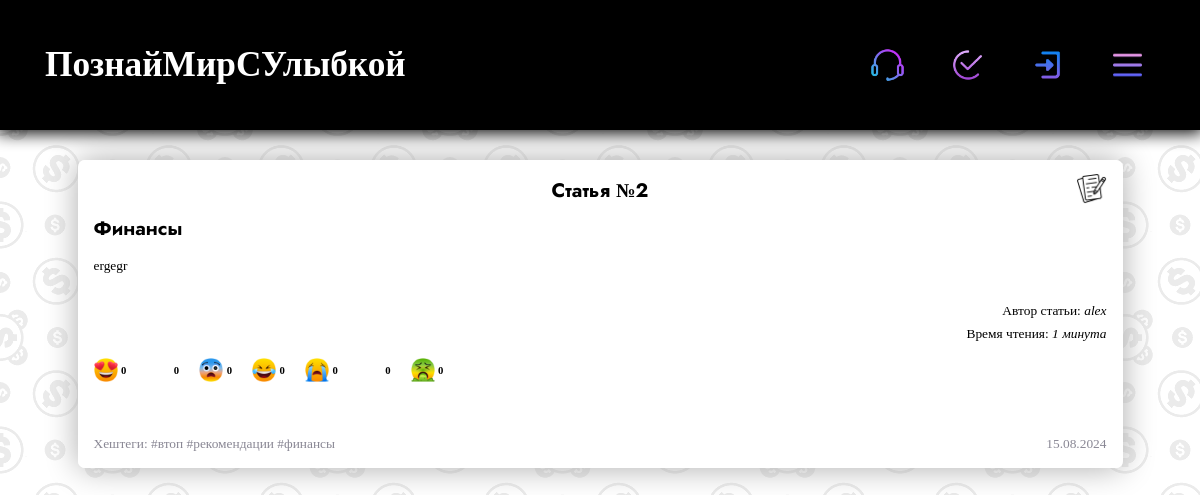
Page /read/2 on the committed database.
### tables this page shows
CREATE TABLE menu (
            text VARCHAR(80) NOT NULL,
            url VARCHAR(80) NOT NULL,
            img_url VARCHAR(80) NOT NULL,
            class VARCHAR(80) NOT NULL
            );

CREATE TABLE posts (
                id INTEGER PRIMARY KEY,
                type VARCHAR(20) NOT NULL,
                bg VARCHAR(80) DEFAULT NULL,
                user_id BIGINT NOT NULL,
                subject VARCHAR(30) DEFAULT NULL,
                header VARCHAR(35) NOT NULL,
                text TEXT NOT NULL,
                time_of_read VARCHAR(60) NOT NULL,
                tags VARCHAR(1024),
                datetime DATETIME NOT NULL,
                img_type VARCHAR(80) NOT NULL,
                love_laugh BIGINT DEFAULT 0,
                laugh BIGINT DEFAULT 0,
                shock BIGINT DEFAULT 0,
                laugh_cry BIGINT DEFAULT 0,
                cry BIGINT DEFAULT 0,
                angry BIGINT DEFAULT 0,
                terrible BIGINT DEFAULT 0,
                seen BIGINT DEFAULT 0,
                
                CONSTRAINT owner_id_fk FOREIGN KEY (user_id) REFERENCES users (id)
                );

CREATE TABLE users (
                        id INTEGER PRIMARY KEY,
                        name VARCHAR(20) NOT NULL,
                        password VARCHAR(30) NOT NULL,
                        avatar VARCHAR(80) NOT NULL,
                        add_info VARCHAR(120) NOT NULL,
                        type_info VARCHAR(30) NOT NULL,
                        email VARCHAR(100),
                        number VARCHAR(13),
                        date DATETIME NOT NULL,
                        first_name VARCHAR(50),
                        surname VARCHAR(60),
                        last_name VARCHAR(60),
                        about_me TEXT,
                        coins TINYINT DEFAULT 0
                        );

CREATE TABLE smiles (
                            link VARCHAR(80) NOT NULL
                            );

### app.py (the view)
@app.route('/read/<id>', methods=['POST', 'GET'])
def read_post(id):
    print()
    if db.get_owner_post(id) != current_user.get_id() and db.check_is_been_views(current_user.get_id(), id) != 1:
        db.update_views(id)
        db.add_views(current_user.get_id(), id, current_user)
    form = SearchForm()
    return render_template('read_post.html',
                           title='Читать статьи',
                           links_header=db.get_info_menu_right(current_user),
                           links_header_text=db.get_info_menu_left(),
                           smiles=db.get_smiles(),
                           post=db.find_post(id),
                           len=len,
                           form=form,
                           str=str,
                           datetime=datetime,
                           strptime=dt.datetime.strptime,
                           get_user=db.get_user)

### forms.py
class SearchForm(FlaskForm):
    checkbox_tags = CheckboxField('checkbox_tags', choices=db.get_tags())
    checkbox_subjs = CheckboxField('checkbox_subjs', choices=db.get_subjects_filter())
    checkbox_types = CheckboxField('checkbox_types', choices=db.get_types_of_post())
    check_all_choices = CheckboxField('all_choices', choices=[(True, f'Выбрать все ({db.get_count_posts()})')])
    check_with_user = CheckboxField('with_user',
                                    choices=[(True, f'Включить собственные публикации')])
    select_sort = SelectField('sort', choices=[('new', 'От новых к старым'), ('old', 'От старых к новым')])
    submit_filter = SubmitField('Подтвердить')
    search = StringField('search')
    submit_search = SubmitField()
    smile = SubmitField()

### database.py (called while the page is built)
    def get_info_menu_right(self, current_user):
        if current_user.is_authenticated:
            self.cursor.execute('SELECT * FROM menu_logged')
            res = self.cursor.fetchall()
            return res
        self.cursor.execute('SELECT * FROM menu')
        res = self.cursor.fetchall()
        return res

    def get_info_menu_left(self):
        self.cursor.execute('SELECT * FROM menu_text')
        res = self.cursor.fetchall()
        return res

    def get_smiles(self):
        self.cursor.execute('SELECT * FROM smiles')
        return self.cursor.fetchall()

    def find_post(self, id):
        self.cursor.execute(f'SELECT * FROM posts WHERE id = "{id}"')
        return self.cursor.fetchone()

    def get_owner_post(self, id):
        print(id)
        self.cursor.execute(f'''SELECT user_id
                            FROM posts
                            WHERE id = "{id}"''')
        return self.cursor.fetchone()['user_id']

    def update_views(self, id):
        self.cursor.execute(f'''UPDATE posts
                            SET seen = seen + 1
                            WHERE id = "{id}"''')
        self.connect.commit()

    def get_user(self, id):
        self.cursor.execute(f'SELECT name FROM users WHERE id = "{id}"')
        return self.cursor.fetchone()['name']

    def add_views(self, user_id, post_id, current_user):
        if current_user.is_authenticated:
            self.cursor.execute(f'''INSERT INTO views (user_id, post_id)
                                VALUES ({user_id}, {post_id})''')
            self.connect.commit()
        return None

### templates/read_post.html (shortened to what this page needs)
{% extends 'index.html' %}
{% block body %}
<body style = "background: url({{post['bg']}})">
  <div class = 'dark_screen'>
{% endblock %}
{% block content %}
    <div class = 'post_div' background = 'white' id = 'post_number_{{post["id"]}}'>
      <div class = 'body_full_post'>
        <div class = 'type_of_post_div'>
          <img src = "{{post['img_type']}}" class = 'type_of_post_img'>
        </div>
        <h3 align = 'center'> {{post['header']}} </h3>
        {% if post['subject'] %}
          <h3 class = 'subject_text_full_post'> {{post['subject']}} </h3>
        {% endif %}
        <div class = 'text_of_post_div_full_post'>
          {% for prg in post['text'].split('\n') %}
            <p class = 'text_of_post'> {{prg}} </p>
          {% endfor %}
        </div>
      </div>
      <div class = 'footer_full_post'>
        <p align = 'right' class = 'avtor_of_post'> Автор статьи: <i> {{get_user(post['user_id'])}} </i> </p>
        <p align = 'right' class = 'time_read'> Время чтения: <i> {{post['time_of_read']}} </i> </p>
        <div class = 'smiles'>
          {% for smile in range(len(smiles)) %}
          <form class = 'smile_div' method = 'post' action = '/smile_{{smiles[smile]["link"][22:-4]}}/{{post["id"]}}/{{post["user_id"]}}/SELECT * FROM posts/read_post'>
            <div style = "background: url({{smiles[smile]['link']}}); background-size: cover;" class = 'smile_img_div_full_post'>
              {{form.smile(class = 'smile_img_full_post')}}
            </div>
            <span> <b> {{post[smiles[smile]['link'][22:-4]]}} </b> </span>
          </form>
          {% endfor %}
        </div>
        <div class = 'fast_messages_post'>
        </div>
        <div class = 'date_with_tags_post'>
          <p class = 'no_bold_text' style = 'margin-right: 7px;'>
            Хештеги: {{post['tags']}}
          </p>
          <p class = 'no_bold_text'>
            {{strptime(post['datetime'], '%Y-%m-%d %H:%M:%S.%f').strftime('%d.%m.%Y')}}
          </p>
        </div>
      </div>
    </div>
  </div>
</body>
{% endblock %}

### templates/index.html (shortened to what this page needs)
<!DOCTYPE html>
<html lang="en">
<head>
    <link rel = 'stylesheet' href = '{{url_for("static", filename="css/style.css")}}'>
</head>
{% block body %}{% endblock %}
    <div class = 'header'>
        {% if current_user.is_authenticated %}
        <a href = '/profile/{{current_user.get_name()}}'>
        {% else %}
        <a href = '/'>
        {% endif %}
          <h1> ПознайМирСУлыбкой </h1>
        </a>
        {% block links_header %}
            {% for link in links_header %}
            <a class = 'block_link_header {{link["class"]}}' href = '{{link["url"]}}'>
                <img src = '{{link["img_url"]}}' class = 'img_link_header'>
            </a>
            {% endfor %}
        {% endblock %}
        <div class = 'menu_links_header_div'>
          <button class = 'menu_links_header_btn' onclick = 'open_menu_links_header()'>
            <img src = '{{url_for("static", filename="images/menu_iconic.png")}}' class = 'menu_links_header_img'>
          </button>
        </div>
    </div>
    {% block content %}{% endblock %}
</body>
</html>

### rows in the picture
menu: img_url (picture)
menu: img_url (picture)
menu: img_url (picture)
posts: img_type (picture), header "Статья №2", subject "Финансы", text "ergegr", time_of_read "1 минута", tags "#втоп #рекомендации #финансы", datetime "15.08.2024"
users: name "alex"
smiles: link (picture), link.love_laugh "0"
smiles: link.laugh "0"
smiles: link (picture), link.shock "0"
smiles: link (picture), link.laugh_cry "0"
smiles: link (picture), link.cry "0"
smiles: link.angry "0"
smiles: link (picture), link.terrible "0"
